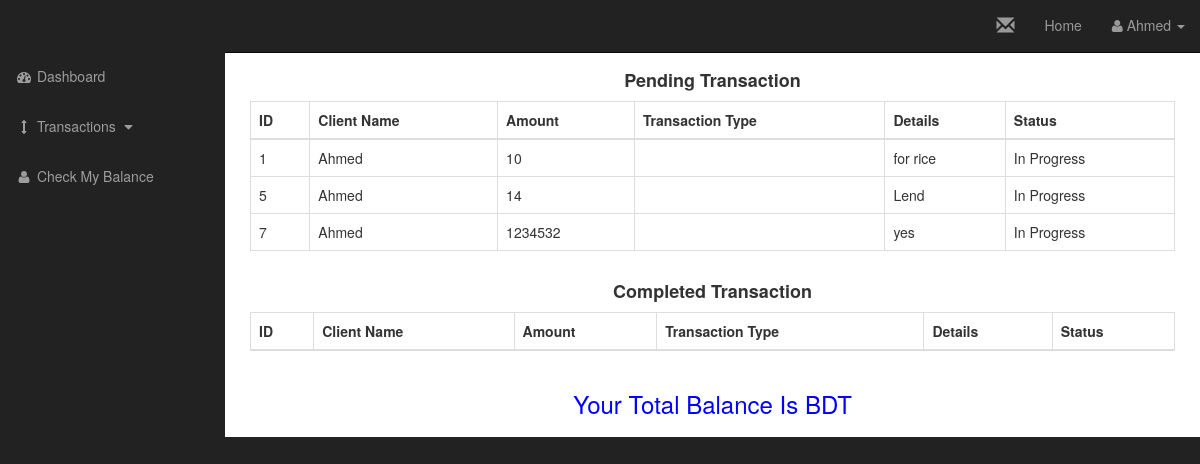
Page /client/transaction.php (signed in) on the committed database.
### tables this page shows
CREATE TABLE `detail_transaction` (
  `transaction_id` int(11) NOT NULL,
  `client_name` varchar(255) NOT NULL,
  `transaction_amount` varchar(255) NOT NULL,
  `transaction_details` varchar(1000) NOT NULL,
  `transaction_status` varchar(255) NOT NULL
);

CREATE TABLE `client_db` (
  `Client_ID` int(255) NOT NULL,
  `Username` varchar(255) NOT NULL,
  `Password` varchar(255) NOT NULL
);

### client/clientincludes/view_my_transaction.php (the view, shortened to what this page needs)
<section>
<div class="container-fluid">
<div class="row">
<div class="col-6">
<h4 style="text-align: center;">  <strong> Pending Transaction</strong> </h4>
<div class="table-responsive">
<table class="table table-bordered table-hover">
                          <thead>
                            <tr>
                              <th>ID </th>
                              <th>Client Name</th>
                              <th>Amount</th>
                              <th>Transaction Type</th>
                              <th>Details</th>
                              <th>Status</th>
                            </tr>
                          </thead>
              <tbody>
                          <?php
    $sql  = "SELECT * FROM detail_transaction WHERE transaction_status = 'In Progress' AND client_name = '{$_SESSION['Username']}' ;";
    $result = mysqli_query($conn , $sql);
    while ($row=mysqli_fetch_assoc($result))
    {
      $id=$row['transaction_id'];
      $name = $row['client_name'];
      $amount = $row['transaction_amount'];
      $type=$row['transaction_type'];
      $details= $row['transaction_details'];
      $status = $row['transaction_status'];
        echo "<tr>";
        echo "<td>$id</td>";
        echo "<td>$name</td>";
        echo "<td>$amount</td>";
        echo "<td>$type</td>";
        echo "<td>$details</td>";
        echo "<td>$status</td>";
        echo "</tr>";
    }
?>
</tbody>
</table>
</div>
<div class="col-6">
<h4 style="text-align: center;">  <strong> Completed Transaction</strong> </h4>
<div class="table-responsive">
<table class="table table-bordered table-hover">
                          <thead>
                            <tr>
                              <th>ID </th>
                              <th>Client Name</th>
                              <th>Amount</th>
                              <th>Transaction Type</th>
                              <th>Details</th>
                              <th>Status</th>
                            </tr>
                          </thead>
</table>
</div>
</div>
</div>
<?php
 $query = "SELECT * FROM client_db WHERE Username = '{$_SESSION['Username']}';";
 $sql=mysqli_query( $conn , $query );
 while ($row=mysqli_fetch_assoc($sql))
 {
    $tbalance=$row['client_balance'];
    echo "<h3 style='text-align:center; color: blue;'>  Your Total Balance Is $tbalance BDT </h3>";
 }
 ?>
</div>
</section>

### client/css/sb-admin.css (style rules this page uses)
body { margin-top: 100px; background-color: #222; }
@media (min-width:768px) { body { margin-top: 50px; } }

### rows in the picture
detail_transaction: transaction_id "1", client_name "Ahmed", transaction_amount "10", transaction_details "for rice", transaction_status "In Progress"
detail_transaction: transaction_id "5", client_name "Ahmed", transaction_amount "14", transaction_details "Lend", transaction_status "In Progress"
detail_transaction: transaction_id "7", client_name "Ahmed", transaction_amount "1234532", transaction_details "yes", transaction_status "In Progress"

### other values in the picture
$_SESSION['Username'] "Ahmed"
